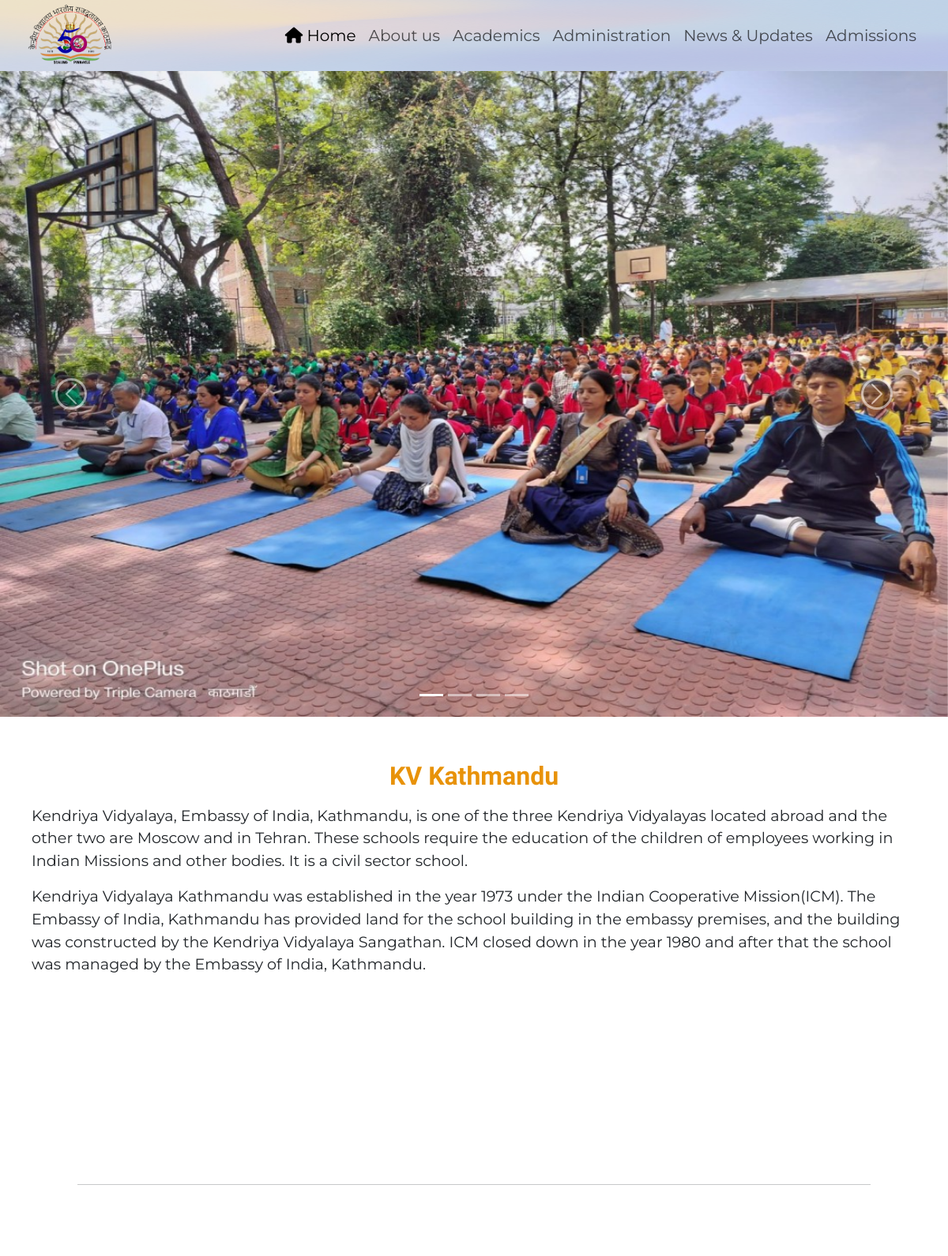
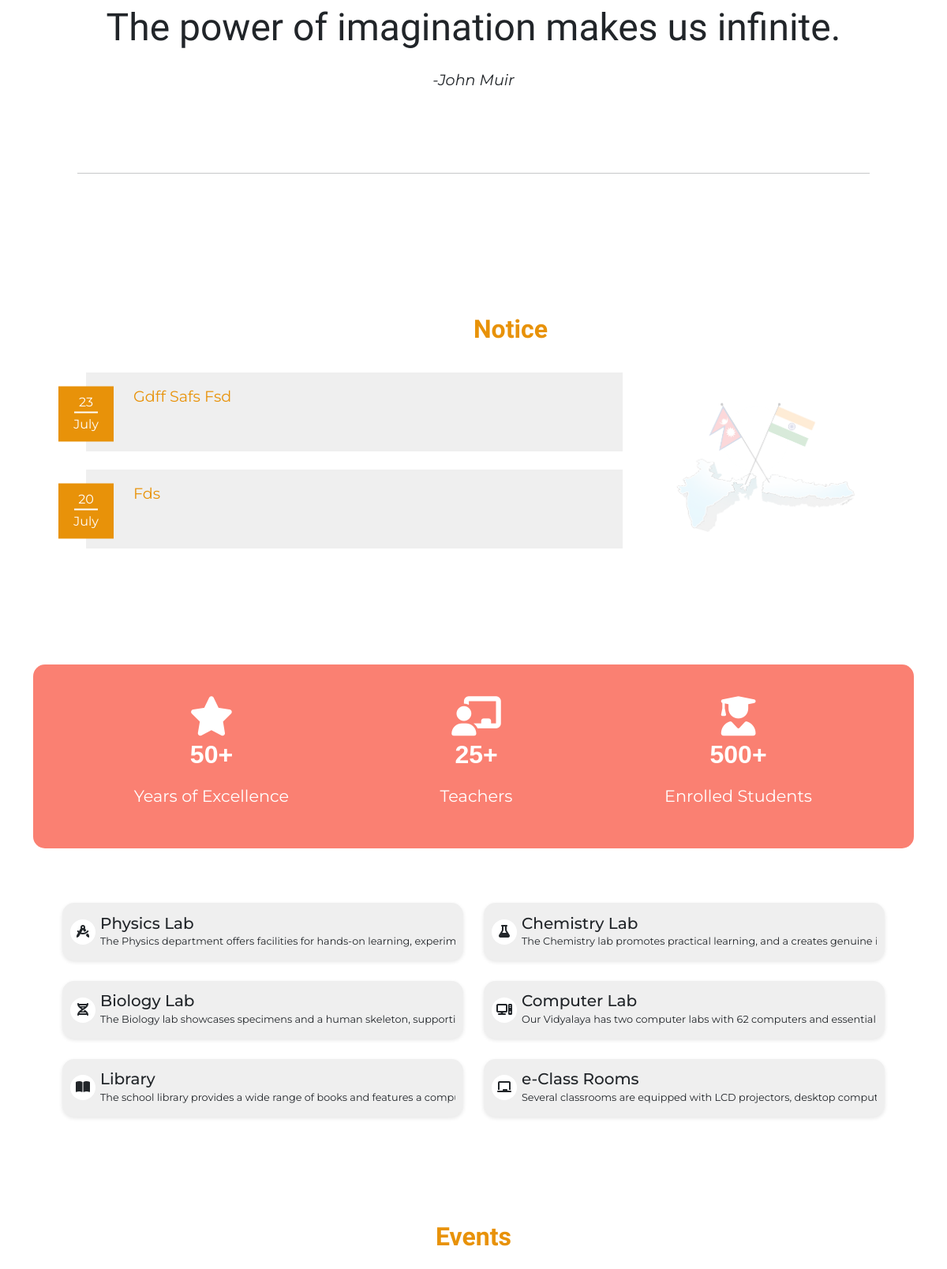
The page / (upper part) on the database its author committed (2 pictures, top to bottom).
### main_app/models.py (models this page shows, shortened)
class Carousel_image(models.Model):
    image_1=models.ImageField(upload_to='website/images/' ,blank=False ,null=False)
    image_2=models.ImageField(upload_to='website/images/' ,blank=False ,null=False)
    image_3=models.ImageField(upload_to='website/images/' ,blank=False ,null=False)
    image_4=models.ImageField(upload_to='website/images/' ,blank=False ,null=False)
    class Meta:
        verbose_name = "Add Image to Caurosel"
        verbose_name_plural = "Add Image to Carousel"

class quote(models.Model):
    quote=models.TextField()
    last_updated=models.DateField()
    author=models.TextField()

class Notice(models.Model):
    file=models.FileField(upload_to='website/files',blank=False,null=False)
    title=models.TextField(blank=False)
    description=models.TextField(blank=False)
    date=models.DateField(default=timezone.localdate())
    class Meta:
        verbose_name = "Add Notice"
        verbose_name_plural = "Add Notice"

### main_app/views.py (the view)
# urls.py: path('',views.index,name='index'),
def index(request):
    if request.method == 'POST':
        email=request.POST['email']
        phone=request.POST['phone']
        message=request.POST['message']
        send_mail(
            'Feedback form submitted',
            f"Message: {message} \nPhone Number:  {phone}  \nEmail Address:  {email} \nThis is an auto-generated message",
            email,
            ['eoikvkathmandu@gmail.com']
        )
        return HttpResponseRedirect(reverse('index'))
    else:
        quotes=quote.objects.get()
        if date.today() != quotes.last_updated:
            api_url = 'https://api.api-ninjas.com/v1/quotes?category=inspirational'
            response = requests.get(api_url, headers={'X-Api-Key': 'W0FQSDaLu2ED6wnd+pkcnA==KAQ9M2sJJyNPqYUL'})
            if response.status_code == requests.codes.ok:
                response=response.json()
                quote_to_be_displayed=response[0]['quote']
                author=response[0]['author']
                quotes.author=author
                quotes.quote=quote_to_be_displayed
                quotes.last_updated=date.today()
                quotes.save()
            else:
                print("Error:", response.status_code, response.text)
                return response
        else:
            quote_to_be_displayed=quotes.quote
            author=quotes.author
            notice=Notice.objects.all()[::-1][:8]
            events=News_and_Events.objects.all()[::-1][:20]
            carousel_image=Carousel_image.objects.get()
            return render(request,"website/index.html",{
                "notice":notice,
                "carousel_image":carousel_image,
                "quote":quote_to_be_displayed,
                "author":author,
                "events":events
            })

### main_app/templates/website/index.html (shortened to what this page needs)
{% extends 'website/layout.html' %}
{% load static %}
{% block body %}
<section class="top-section">
  <div id="homeGallery" class="carousel slide" data-bs-ride="carousel">
    <div class="carousel-indicators">
      <button type="button" data-bs-target="#homeGallery" data-bs-slide-to="0" class="active" aria-current="true" aria-label="Slide 1"></button>
      <button type="button" data-bs-target="#homeGallery" data-bs-slide-to="1" aria-label="Slide 2"></button>
      <button type="button" data-bs-target="#homeGallery" data-bs-slide-to="2" aria-label="Slide 3"></button>
      <button type="button" data-bs-target="#homeGallery" data-bs-slide-to="3" aria-label="Slide 4"></button>
    </div>
    <div class="carousel-inner">
      <div class="carousel-item active">
        <img src="{{carousel_image.image_1.url}}" class="d-block" alt="...">
      </div>
    </div>
      <button class="carousel-control-prev">
        <div class="carousel-control-btn" type="button" data-bs-target="#homeGallery" data-bs-slide="prev">
          <span class="carousel-control-prev-icon" aria-hidden="true"></span>
        </div>
      </button>
      <button class="carousel-control-next">
        <div class="carousel-control-btn" type="button" data-bs-target="#homeGallery" data-bs-slide="next">
          <span class="carousel-control-next-icon" aria-hidden="true"></span>
        </div>
      </button>
  </div>
  <div class="about">
    <h2 align="center" style="margin: 1rem;" class="fade-in">KV Kathmandu</h2>
    <p>
      Kendriya Vidyalaya, Embassy of India, Kathmandu, is one of the three Kendriya Vidyalayas located abroad and the
      other
      two are Moscow and in Tehran. These schools require the education of the children of employees working in Indian
      Missions and other bodies. It is a civil sector school.
    </p>
    <p>
      Kendriya Vidyalaya Kathmandu was established in the year 1973 under the Indian Cooperative Mission(ICM). The
      Embassy of
      India, Kathmandu has provided land for the school building in the embassy premises, and the building was
      constructed by
      the Kendriya Vidyalaya Sangathan. ICM closed down in the year 1980 and after that the school was managed by the
      Embassy
      of India, Kathmandu.
    </p>
  </div>
</section>
<div class="container-lg">
<section class="home-section thought-section">
  <hr class="thought-line">
  <div class="thought hidden">
    <p class="thought-quote" id="quote">{{quote}}</p>
    <p class="thought-auth" id="author">-{{author}}</p>
  </div>
  <hr class="thought-line">
</section>
<section class="home-section about-section">
  <div class="notice">
    <h2 id="notice-heading" class="hidden">Notice</h2>
    <div class="notice-content">
      {% for notice in notice %}
      <a href="{{notice.file.url}}" target="_blank">
        <div class="notice-card hidden">
          <div class="notice-date">
            <span>{{notice.date|date:"d"}}</span>
            <span>{{notice.date|date:"F"}}</span>
          </div>
          <div class="notice-message">
            <p class="notice-title"  style="margin: 0;">{{notice.title}}</p>
          </div>
        </div>
      </a>
      {% endfor %}
    </div>
  </div>
  <img src="{% static 'website/nepal_india_flag.png' %}" alt="" class="notice-space-img">
</section>
<section class="home-section">
  <div class="stat-content hidden">
    <div class="stat-card">
      <i class="fa-solid fa-star"></i>
      <h2>50+</h2>
      <p>Years of Excellence</p>
    </div>
    <div class="stat-card">
      <i class="fa-solid fa-chalkboard-user"></i>
      <h2>25+</h2>
      <p>Teachers</p>
    </div>
    <div class="stat-card">
      <i class="fa-solid fa-user-graduate"></i>
      <h2>500+</h2>
      <p>Enrolled Students</p>
    </div>
  </div>
  <div class="facilities hidden">
    <div class="row row-cols-1 row-cols-md-2 g-3 mb-1">
      <div class="col">
        <a tabindex="0" data-bs-toggle="popover" data-bs-trigger="hover focus" data-bs-placement="right"
          data-bs-title="Physics Lab"
          data-bs-content="The Physics department of KV, Kathmandu is fully equipped with scientific instruments and facilities for experiments, projects, and innovative work. Students can learn physics concepts through hands-on activities, and a small library offers science and physics books for reference.">
          <div class="faci-item">
            <div class="faci-icon">
              <i class="fa-solid fa-compass-drafting"></i>
            </div>
            <div class="faci-title">
              <h5>Physics Lab</h5>
            </div>
            <div class="faci-description d-inline-block text-truncate">
              <p>The Physics department offers facilities for hands-on learning, experiments, and projects.</p>
            </div>
          </div>
        </a>
      </div>
      <div class="col">
        <a tabindex="0" data-bs-toggle="popover" data-bs-trigger="hover focus" data-bs-placement="right"
          data-bs-title="Chemistry Lab"
          data-bs-content="In our well-equipped chemistry lab, the main objective is to equip our students with the necessary skills to pursue chemistry in higher academic and professional courses. Through practicals and projects, students develop problem-solving abilities, gain exposure to industrial processes and technological applications, and cultivate a genuine interest in chemistry.">
          <div class="faci-item">
            <div class="faci-icon">
              <i class="fa-solid fa-flask"></i>
            </div>
            <div class="faci-title">
              <h5>Chemistry Lab</h5>
            </div>
            <div class="faci-description d-inline-block text-truncate">
              <p>The Chemistry lab promotes practical learning, and a creates genuine interest in the subject.</p>
            </div>
          </div>
        </a>
      </div>
      <div class="col">
        <a tabindex="0" data-bs-toggle="popover" data-bs-trigger="hover focus" data-bs-placement="right"
          data-bs-title="Biology Lab"
          data-bs-content="KV Kathmandu's Biology lab is fully equipped with scientific instruments, chemicals, a human skeleton, and an ample number of specimens. It provides all necessary facilities for conducting experiments in secondary and senior secondary classes. The lab also features a computer with internet connectivity to cater to the students' needs.">
          <div class="faci-item">
            <div class="faci-icon">
              <i class="fa-solid fa-dna"></i>
            </div>
            <div class="faci-title">
              <h5>Biology Lab</h5>
            </div>
            <div class="faci-description d-inline-block text-truncate">
              <p>The Biology lab showcases specimens and a human skeleton, supporting biology studies.</p>
            </div>
          </div>
        </a>
      </div>
      <div class="col">
        <a tabindex="0" data-bs-toggle="popover" data-bs-trigger="hover focus" data-bs-placement="right"
          data-bs-title="Computer Lab"
          data-bs-content="Our Vidyalaya boasts two computer labs: the Junior Computer Lab and the Senior Computer Lab. These labs are equipped with a total of 62 computers, along with essential peripherals such as an LCD projector, scanner, and UPSs.">
          <div class="faci-item">
            <div class="faci-icon">
              <i class="fa-solid fa-computer"></i>
            </div>
            <div class="faci-title">
              <h5>Computer Lab</h5>
            </div>
            <div class="faci-description d-inline-block text-truncate">
              <p>Our Vidyalaya has two computer labs with 62 computers and essential peripherals.</p>
            </div>
          </div>
        </a>
      </div>
      <div class="col">
        <a tabindex="0" data-bs-toggle="popover" data-bs-trigger="hover focus" data-bs-placement="right"
          data-bs-title="Library"
          data-bs-content="The school library has more than 15,000 books varying from text books, reference books, dictionaries, children’s books, fiction and non-fiction. All the students of the school are members of the library. Two books can be borrowed at a time. It has a computer too.">
          <div class="faci-item">
            <div class="faci-icon">
              <i class="fa-solid fa-book-open"></i>
            </div>
            <div class="faci-title">
              <h5>Library</h5>
            </div>
            <div class="faci-description d-inline-block text-truncate">
              <p>The school library provides a wide range of books and features a computer.</p>
            </div>
          </div>
        </a>
      </div>
      <div class="col">
        <a tabindex="0" data-bs-toggle="popover" data-bs-trigger="hover focus" data-bs-placement="right"
          data-bs-title="e-Class Rooms"
          data-bs-content="Seven Classrooms are well equipped with LCD Projectors,Desktop Computers and Display Screen">
          <div class="faci-item">
            <div class="faci-icon">
              <i class="fa-solid fa-chalkboard"></i>
            </div>
            <div class="faci-title">
              <h5>e-Class Rooms</h5>
            </div>
            <div class="faci-description d-inline-block text-truncate">
              <p>Several classrooms are equipped with LCD projectors, desktop computers, and display screens.</p>
            </div>
          </div>
        </a>
      </div>
    </div>
  </div>
</section>
</div>
<section class="home-section">
  <h2 align="center" class="hidden">Events</h2>
  <div id="event-container" class="event-container">
  </div>
</section>
{% endblock %}

### rows shown on the page
Carousel_image: image_1 (picture)
quote: quote "The power of imagination makes us infinite.", author "John Muir"
Notice: date "23", date "July", title "Gdff Safs Fsd"
Notice: date "20", date "July", title "Fds"
